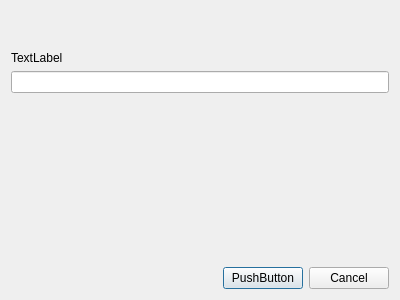
<?xml version="1.0" encoding="UTF-8"?>
<ui version="4.0">
 <class>DialogSelectaction</class>
 <widget class="QDialog" name="DialogSelectaction">
  <property name="geometry">
   <rect>
    <x>0</x>
    <y>0</y>
    <width>400</width>
    <height>300</height>
   </rect>
  </property>
  <property name="windowTitle">
   <string>Dialog</string>
  </property>
  <layout class="QVBoxLayout" name="verticalLayout">
   <item>
    <spacer name="verticalSpacer_2">
     <property name="orientation">
      <enum>Qt::Vertical</enum>
     </property>
     <property name="sizeType">
      <enum>QSizePolicy::Fixed</enum>
     </property>
     <property name="sizeHint" stdset="0">
      <size>
       <width>20</width>
       <height>40</height>
      </size>
     </property>
    </spacer>
   </item>
   <item>
    <widget class="QLabel" name="label">
     <property name="text">
      <string>TextLabel</string>
     </property>
    </widget>
   </item>
   <item>
    <widget class="QLineEdit" name="lineEdit"/>
   </item>
   <item>
    <spacer name="verticalSpacer">
     <property name="orientation">
      <enum>Qt::Vertical</enum>
     </property>
     <property name="sizeHint" stdset="0">
      <size>
       <width>20</width>
       <height>40</height>
      </size>
     </property>
    </spacer>
   </item>
   <item>
    <layout class="QHBoxLayout" name="horizontalLayout">
     <item>
      <spacer name="horizontalSpacer">
       <property name="orientation">
        <enum>Qt::Horizontal</enum>
       </property>
       <property name="sizeHint" stdset="0">
        <size>
         <width>40</width>
         <height>20</height>
        </size>
       </property>
      </spacer>
     </item>
     <item>
      <widget class="QPushButton" name="pushButton">
       <property name="text">
        <string>PushButton</string>
       </property>
      </widget>
     </item>
     <item>
      <widget class="QPushButton" name="pushButton_Cancel">
       <property name="text">
        <string>Cancel</string>
       </property>
      </widget>
     </item>
    </layout>
   </item>
  </layout>
 </widget>
 <resources/>
 <connections>
  <connection>
   <sender>pushButton_Cancel</sender>
   <signal>clicked(bool)</signal>
   <receiver>DialogSelectaction</receiver>
   <slot>reject()</slot>
   <hints>
    <hint type="sourcelabel">
     <x>317</x>
     <y>251</y>
    </hint>
    <hint type="destinationlabel">
     <x>199</x>
     <y>149</y>
    </hint>
   </hints>
  </connection>
 </connections>
</ui>
